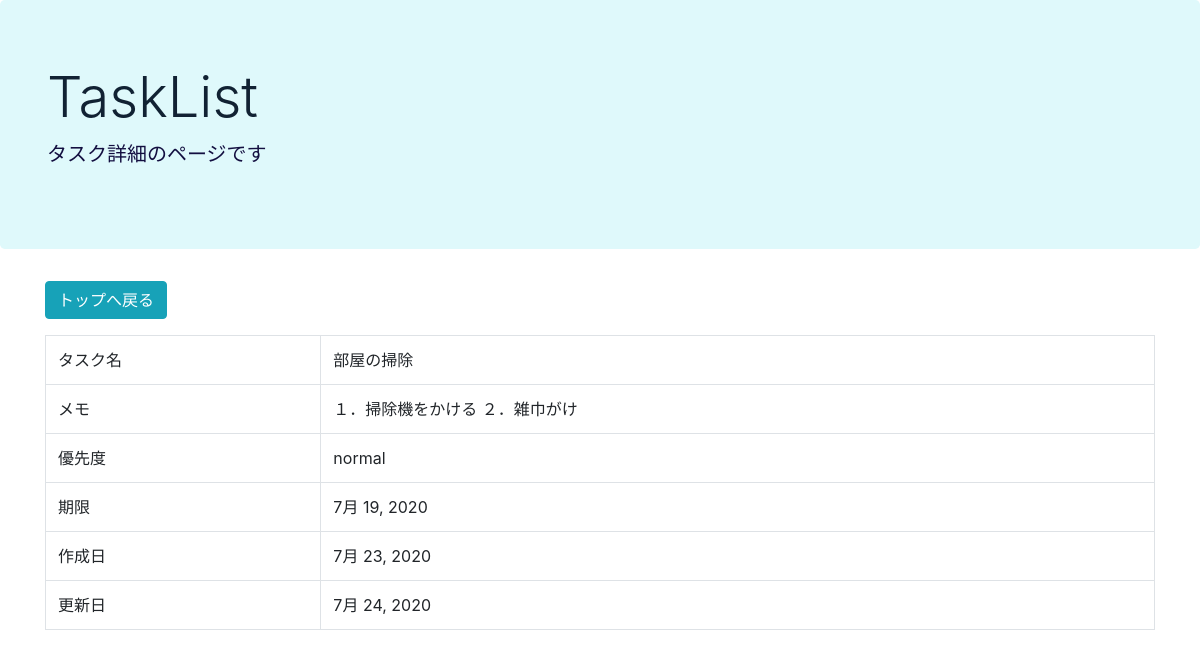
The app's page /detail/2 with its own data.
### taskapp/models.py (models this page shows, shortened)
class TodoModel(models.Model):
    title = models.CharField(verbose_name = 'タスク名', max_length=100)
    memo = models.TextField(verbose_name = 'メモ', blank=True)
    priority = models.CharField(
        verbose_name = '優先度',
        max_length = 50,
        choices = PRIORITY
    )
    duedate = models.DateField(verbose_name = '期限')
    created_at = models.DateField(auto_now_add=True)
    updated_at = models.DateField(auto_now=True)

### taskapp/views.py (the view)
# urls.py: path('detail/<int:pk>', TaskDetail.as_view(), name='detail'),
class TaskDetail(DetailView):
    template_name = 'detail.html'
    model = TodoModel

### templates/detail.html
{% extends 'base.html' %}
{% load static %}
{% block header %}
<p class="lead">タスク詳細のページです</p>
{% endblock header%}
{% block content %}
<div class="container">
<p>
    <a href="{% url 'top' %}" class="btn btn-info" tabindex="-1" role="button" aria-disabled="true">トップへ戻る</a>
</p>
<table class="table table-bordered">
    <tr>
        <td>タスク名</td>
        <td>{{ object.title }}</td>
    </tr>
    <tr>
        <td>メモ</td>
        <td>{{ object.memo }}</td>
    </tr>
    <tr>
        <td>優先度</td>
        <td>{{ object.get_priority_display }}</td>
    </tr>
    <tr>
        <td>期限</td>
        <td>{{ object.duedate }}</td>
    </tr>
    <tr>
        <td>作成日</td>
        <td>{{ object.created_at }}</td>
    </tr>
    <tr>
        <td>更新日</td>
        <td>{{ object.updated_at }}</td>
    </tr>
</table>
</div>
{% endblock content %}

### static/taskapp.css (style rules this page uses)
body { background-color: #FFFFFF; }
a { color: #112233; }
p.lead { color: #130f40; }

### records on screen
TodoModel: title "部屋の掃除", memo "１．掃除機をかける ２．雑巾がけ", priority "normal", duedate "7月 19, 2020", created_at "7月 23, 2020", updated_at "7月 24, 2020"
